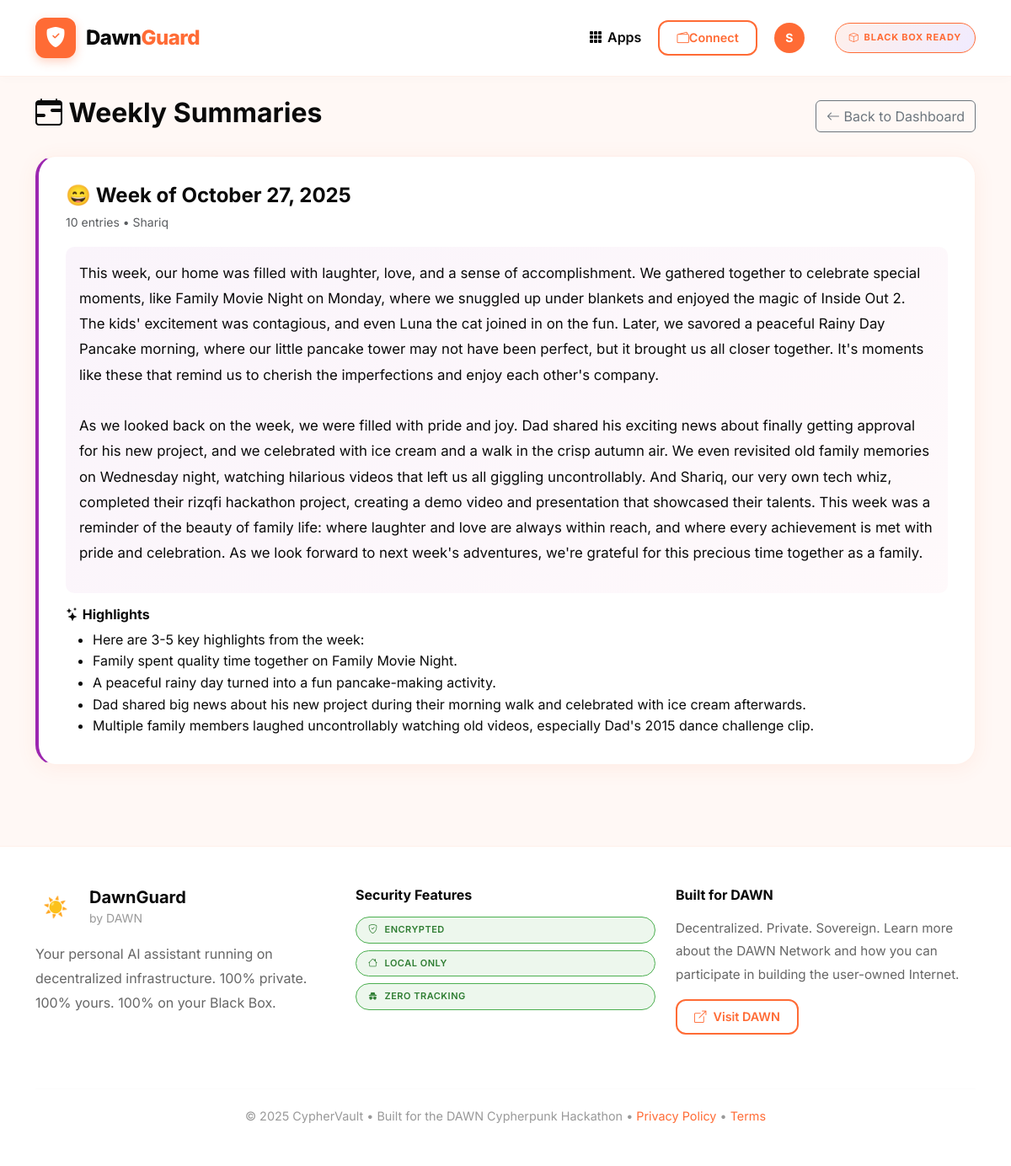
The app's page /memory/summaries/ (signed in) with its own data.
### core/models.py (models this page shows, shortened)
class FamilyWeeklySummary(models.Model):
    week_start = models.DateField()  # Monday of the week
    week_end = models.DateField()    # Sunday of the week
    year = models.IntegerField()
    week_number = models.IntegerField()  # Week 1-52
    ai_summary = models.TextField()  # Beautiful prose summary
    highlights = models.JSONField(default=list)  # ["Emma got an A", "Family pizza night"]
    overall_mood = models.CharField(max_length=20, default='happy')
    total_entries = models.IntegerField(default=0)
    participating_members = models.JSONField(default=list)  # ["Mom", "Emma", "Dad"]
    entries = models.ManyToManyField(FamilyJournalEntry, blank=True, related_name='weekly_summaries')
    encrypted_summary = models.TextField(blank=True)
    created_at = models.DateTimeField(auto_now_add=True)
    generated_by = models.ForeignKey(FamilyMember, on_delete=models.SET_NULL, null=True, blank=True)
    class Meta:
        ordering = ['-week_start']
        unique_together = ['year', 'week_number']
        verbose_name_plural = 'Family weekly summaries'
    def get_week_label(self):
        return f"Week of {self.week_start.strftime('%B %d, %Y')}"
    def get_mood_emoji(self):
        mood_map = {
            'amazing': '😄',
            'happy': '😊',
            'okay': '😐',
            'sad': '😢',
            'stressed': '😰',
        }
        return mood_map.get(self.overall_mood, '😊')

### core/memory_views.py (the view)
# urls.py: path('memory/summaries/', memory_views.view_weekly_summaries, name='memory_summaries'),
@login_required
def view_weekly_summaries(request):
    try:
        family_member = FamilyMember.objects.get(user=request.user)
        summaries = FamilyWeeklySummary.objects.all()[:20]
        context = {
            'family_member': family_member,
            'summaries': summaries,
        }
        return render(request, 'memory/weekly_summaries.html', context)
    except FamilyMember.DoesNotExist:
        return redirect('memory_home')

### templates/memory/weekly_summaries.html (shortened to what this page needs)
{% extends 'base.html' %}
{% load static %}
{% block content %}
<div class="container py-4">
    <div class="row mb-4">
        <div class="col-12">
            <div class="d-flex justify-content-between align-items-center">
                <h2 class="fw-bold" style="color: var(--dawn-dark);">
                    <i class="bi bi-calendar-range"></i> Weekly Summaries
                </h2>
                <a href="{% url 'memory_home' %}" class="btn btn-outline-secondary">
                    <i class="bi bi-arrow-left"></i> Back to Dashboard
                </a>
            </div>
        </div>
    </div>
    <div class="row">
        <div class="col-12">
            {% if summaries %}
                {% for summary in summaries %}
                <div class="mb-4">
                    <div class="dawn-card" style="border-left: 4px solid #9C27B0;">
                        <div class="d-flex justify-content-between align-items-center mb-3">
                            <div>
                                <h4 class="fw-bold mb-1">
                                    {{ summary.get_mood_emoji }} {{ summary.get_week_label }}
                                </h4>
                                <small class="text-muted">
                                    {{ summary.total_entries }} entries •
                                    {{ summary.participating_members|join:", " }}
                                </small>
                            </div>
                            <span class="badge bg-purple">Week {{ summary.week_number }}</span>
                        </div>
                        <div class="mb-3 p-3" style="background: linear-gradient(135deg, rgba(156,39,176,0.05), rgba(244,143,177,0.05)); border-radius: 10px;">
                            <p style="font-size: 1.05rem; line-height: 1.8; white-space: pre-wrap;">{{ summary.ai_summary }}</p>
                        </div>
                        {% if summary.highlights %}
                        <div>
                            <h6 class="fw-bold mb-2"><i class="bi bi-stars"></i> Highlights</h6>
                            <ul class="mb-0">
                                {% for highlight in summary.highlights %}
                                <li>{{ highlight }}</li>
                                {% endfor %}
                            </ul>
                        </div>
                        {% endif %}
                    </div>
                </div>
                {% endfor %}
            {% endif %}
        </div>
    </div>
</div>
{% endblock %}

### templates/base.html (shortened to what this page needs)
{% load static %}
<!DOCTYPE html>
<html lang="en">
<head>
    <link href="https://cdn.jsdelivr.net/npm/bootstrap@5.3.0/dist/css/bootstrap.min.css" rel="stylesheet">
    <link rel="stylesheet" href="https://cdn.jsdelivr.net/npm/bootstrap-icons@1.10.0/font/bootstrap-icons.css">
</head>
<body>
    <nav class="navbar navbar-expand-lg navbar-light py-3">
    <div class="container">
        <a class="navbar-brand" href="{% url 'home' %}" style="display: flex; align-items: center; gap: 12px;">
            <div style="display: flex; align-items: center; justify-content: center; width: 48px; height: 48px; background: var(--dawn-orange); border-radius: 12px; box-shadow: 0 4px 12px rgba(255, 107, 53, 0.3);">
                <i class="bi bi-shield-fill-check" style="font-size: 24px; color: white;"></i>
            </div>
            <span style="color: var(--dawn-dark); font-weight: 800; font-size: 1.5rem; letter-spacing: -0.5px;">
                Dawn<span style="color: var(--dawn-orange);">Guard</span>
            </span>
        </a>
        <div class="collapse navbar-collapse" id="navbarNav">
            <ul class="navbar-nav ms-auto align-items-lg-center gap-1">
                {% if user.is_authenticated %}
                <li class="nav-item dropdown">
                    <a class="nav-link dropdown-toggle fw-semibold" href="#" id="navbarDropdown" role="button" data-bs-toggle="dropdown" style="color: var(--dawn-dark);">
                        <i class="bi bi-grid-3x3-gap-fill"></i> Apps
                    </a>
                </li>
                <li class="nav-item">
                    {% with profile=user.userprofile %}
                        {% if profile.solana_wallet %}
                        <span class="badge" style="background: var(--dawn-orange); color: white; padding: 10px 16px; border-radius: 12px; font-family: monospace; font-size: 0.85rem;">
                            <i class="bi bi-wallet2 me-1"></i>{{ profile.solana_wallet|slice:":4" }}...{{ profile.solana_wallet|slice:"-4:" }}
                        </span>
                        {% else %}
                        <button id="connect-wallet" class="btn btn-outline-dawn btn-sm" onclick="connectWalletNav()" style="border-radius: 12px; font-weight: 600;">
                            <i class="bi bi-wallet2"></i> Connect
                        </button>
                        {% endif %}
                    {% endwith %}
                </li>
                <li class="nav-item dropdown">
                    <a class="nav-link dropdown-toggle" href="#" role="button" data-bs-toggle="dropdown" style="color: var(--dawn-dark);">
                        <div style="width: 36px; height: 36px; background: var(--dawn-orange); border-radius: 50%; display: flex; align-items: center; justify-content: center; color: white; font-weight: 700; font-size: 14px;">
                            {{ user.username|slice:":1"|upper }}
                        </div>
                    </a>
                </li>
                {% endif %}
                <li class="nav-item ms-3">
                    <span class="blackbox-badge">
                        <i class="bi bi-box"></i> Black Box Ready
                    </span>
                </li>
            </ul>
        </div>
    </div>
</nav>
    {% block content %}{% endblock %}
    <footer class="mt-5 py-5">
        <div class="container">
            <div class="row">
                <div class="col-lg-4 mb-4">
                    <div class="d-flex align-items-center gap-3 mb-3">
                        <div class="dawn-logo">☀️</div>
                        <div>
                            <h5 class="mb-0 fw-bold" style="color: var(--dawn-dark);">DawnGuard</h5>
                            <small style="color: #999;">by DAWN</small>
                        </div>
                    </div>
                    <p style="color: #666; line-height: 1.8;">
                        Your personal AI assistant running on decentralized infrastructure.
                        100% private. 100% yours. 100% on your Black Box.
                    </p>
                </div>
                <div class="col-lg-4 mb-4">
                    <h6 class="fw-bold mb-3" style="color: var(--dawn-dark);">Security Features</h6>
                    <div class="d-flex flex-column gap-2">
                        <span class="privacy-badge d-inline-flex align-items-center">
                            <i class="bi bi-shield-check me-2"></i> Encrypted
                        </span>
                        <span class="privacy-badge d-inline-flex align-items-center">
                            <i class="bi bi-house me-2"></i> Local Only
                        </span>
                        <span class="privacy-badge d-inline-flex align-items-center">
                            <i class="bi bi-incognito me-2"></i> Zero Tracking
                        </span>
                    </div>
                </div>
                <div class="col-lg-4 mb-4">
                    <h6 class="fw-bold mb-3" style="color: var(--dawn-dark);">Built for DAWN</h6>
                    <p style="color: #666; line-height: 1.8; font-size: 0.95rem;">
                        Decentralized. Private. Sovereign. Learn more about the DAWN Network and how you can participate
                        in building the user-owned Internet.
                    </p>
                    <a href="https://dawninternet.com" class="btn btn-outline-dawn btn-sm" target="_blank">
                        <i class="bi bi-box-arrow-up-right me-2"></i>Visit DAWN
                    </a>
                </div>
            </div>
            <hr style="border-color: rgba(0,0,0,0.05); margin: 40px 0 20px;">
            <div class="text-center">
                <p style="color: #999; font-size: 0.9rem; margin-bottom: 0;">
                    © 2025 CypherVault • Built for the DAWN Cypherpunk Hackathon •
                    <a href="#" style="color: var(--dawn-orange); text-decoration: none;">Privacy Policy</a> •
                    <a href="#" style="color: var(--dawn-orange); text-decoration: none;">Terms</a>
                </p>
            </div>
        </div>
    </footer>
</body>
</html>

### templates/base.html (style rules this page uses)
:root { --dawn-orange: #FF6B35; --dawn-purple: #6B35FF; --dawn-peach: #FFE5DC; --dawn-cream: #FFF8F5; --dawn-dark: #0a0a0a; --dawn-gray: #1a1a1a; --dawn-light: #ffffff; --dawn-blue-light: #E8F4FF; --dawn-blue: #4A90E2; }
* { margin: 0; padding: 0; box-sizing: border-box; }
body { background: var(--dawn-cream); color: var(--dawn-dark); min-height: 100vh; font-family: 'Inter', -apple-system, BlinkMacSystemFont, 'Segoe UI', sans-serif; font-weight: 400; line-height: 1.6; }
body::before { content: ''; position: fixed; bottom: 0; left: 0; width: 100%; height: 300px; background-size: cover; pointer-events: none; z-index: -1; }
.dawn-card { background: var(--dawn-light); border-radius: 24px; padding: 32px; box-shadow: 0 4px 24px rgba(255, 107, 53, 0.08); border: 1px solid rgba(255, 107, 53, 0.1); transition: all 0.3s ease; }
.btn-outline-dawn { border: 2px solid var(--dawn-orange); color: var(--dawn-orange); background: transparent; font-weight: 600; padding: 12px 28px; border-radius: 12px; transition: all 0.3s ease; display: inline-flex; align-items: center; justify-content: center; min-height: 44px; white-space: nowrap; }
.btn-outline-dawn.btn-sm { padding: 8px 20px; font-size: 0.9rem; min-height: 36px; }
.blackbox-badge { background: linear-gradient(135deg, rgba(255, 107, 53, 0.1), rgba(107, 53, 255, 0.1)); border: 1.5px solid var(--dawn-orange); color: var(--dawn-orange); padding: 8px 16px; border-radius: 24px; font-size: 11px; font-weight: 700; text-transform: uppercase; letter-spacing: 0.8px; display: inline-flex; align-items: center; gap: 6px; }
.privacy-badge { background: rgba(76, 175, 80, 0.1); border: 1.5px solid #4CAF50; color: #2E7D32; padding: 6px 14px; border-radius: 20px; font-size: 11px; font-weight: 600; text-transform: uppercase; letter-spacing: 0.5px; }
.navbar { background: rgba(255, 255, 255, 0.98) !important; backdrop-filter: blur(20px); border-bottom: 1px solid rgba(255, 107, 53, 0.1); padding: 12px 0; box-shadow: 0 2px 12px rgba(0, 0, 0, 0.02); position: relative; z-index: 1050; }
.navbar-brand { font-size: 1.3rem; font-weight: 800; display: flex; align-items: center; gap: 8px; color: var(--dawn-dark) !important; }
.nav-link { color: var(--dawn-dark) !important; font-weight: 500; padding: 10px 16px !important; transition: all 0.3s ease; border-radius: 8px; display: inline-flex; align-items: center; gap: 6px; }
.nav-link.dropdown-toggle::after { display: none; }
.dawn-logo { width: 48px; height: 48px; border-radius: 12px; display: flex; align-items: center; justify-content: center; font-size: 24px; }
footer { background: var(--dawn-light); border-top: 1px solid rgba(255, 107, 53, 0.1); margin-top: 80px; }
* { transition: background-color 0.3s ease, border-color 0.3s ease; }

### records on screen
FamilyWeeklySummary: get_mood_emoji "😄", get_week_label "Week of October 27, 2025", total_entries "10", participating_members "Shariq", ai_summary "This week, our home was filled with laughter, love, and a sense of accomplishment. We gathered together to celebrate special moments, like Family Movie Night on Monday, where we snuggled up under blankets and enjoyed the magic of Inside Out 2. The kids' excitement was contagious, and even Luna the cat joined in on the fun. Later, we savored a peaceful Rainy Day Pancake morning, where our little pancake tower may not have been perfect, but it brought us all closer together. It's moments like these that remind us to cherish the imperfections and enjoy each other's company. As we looked back on the week, we were filled with pride and joy. Dad shared his exciting news about finally getting…", highlights "Here are 3-5 key highlights from the week:" "Family spent quality time together on Family Movie Night." "A peaceful rainy day turned into a fun pancake-making activity." "Dad shared big news about his new project during their morning walk and celebrated with ice cream afterwards." "Multiple family members laughed uncontrollably watching old videos, especially Dad's 2015 dance challenge clip."

### other values on screen
{{ user.username|slice:":1"|upper }} "S"
